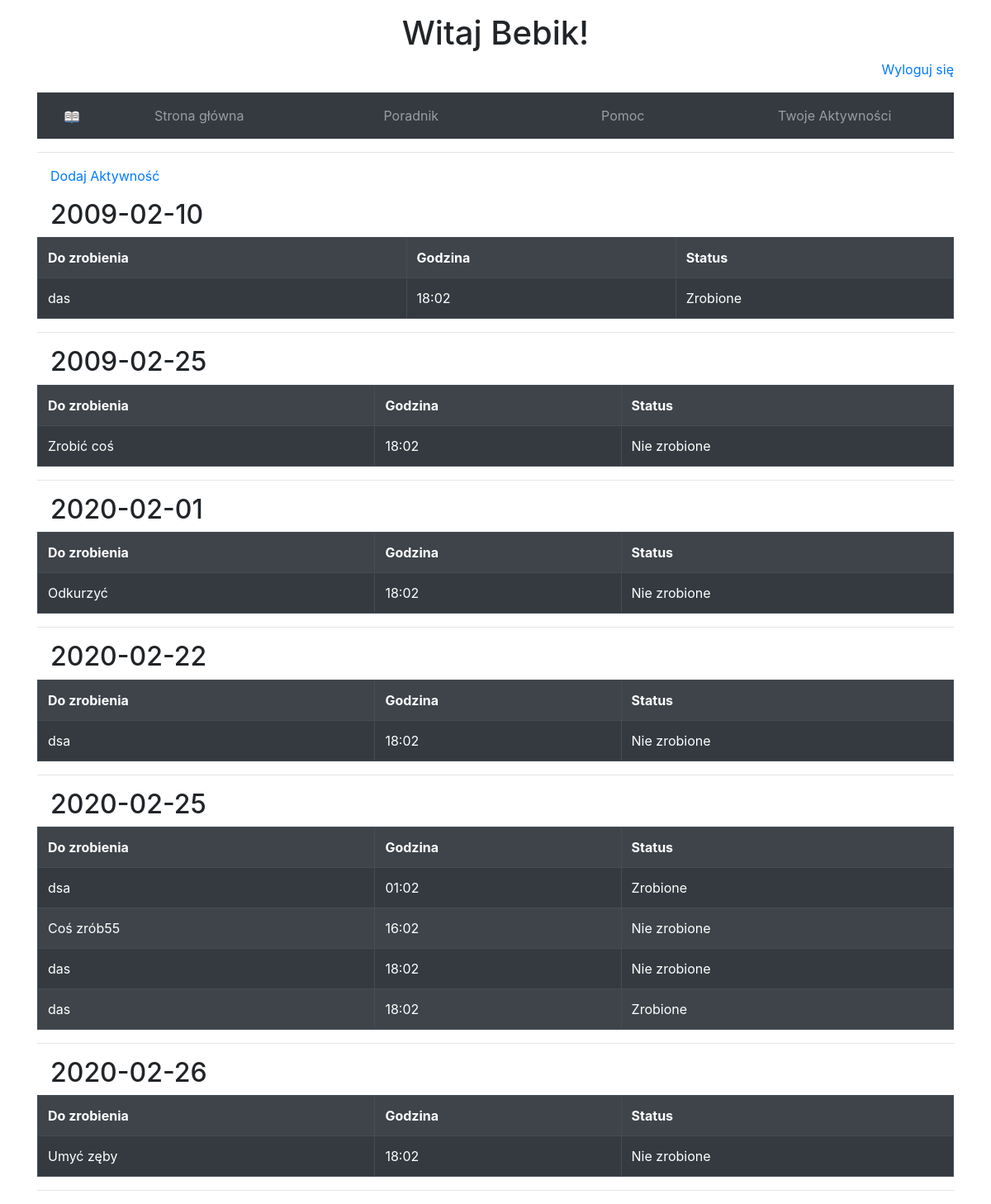
/activities/ (signed in), run on the app's committed database.
### activities/models.py (models this page shows, shortened)
class Activitie(models.Model):
    activitie = models.CharField(max_length=50)
    to_do_date = models.DateTimeField()
    is_done = models.BooleanField(default= False, blank=True)
    user = models.ForeignKey(User, on_delete=models.CASCADE)

### activities/views.py (the view)
# urls.py: path('', ActivityListView.as_view(), name='activitie'),
class ActivityListView(LoginRequiredMixin, ListView):
    login_url = '/login/'
    model = Activitie
    template_name = 'activitie.html'
    context_object_name = 'activities'
    ordering = ['to_do_date']
    def get_queryset(self):
        return super().get_queryset().filter(user=self.request.user)
    def get_context_data(self, **kwargs):
        context = super().get_context_data(**kwargs)
        grouped_activities = []
        current_date = None
        current_activities = []
        for activity in context['activities']:
            if activity.to_do_date.date() != current_date:
                if current_date is not None:
                    grouped_activities.append((current_date, current_activities))
                    current_activities = []
                current_date = activity.to_do_date.date()
            current_activities.append(activity)
        grouped_activities.append((current_date, current_activities))
        context['grouped_activities'] = grouped_activities
        return context

### activities/templates/activitie.html
{% extends 'base.html' %}
{% block content %}
    <div class="mb-3 ml-3">
        <a href="{% url 'activitie-add' %}">Dodaj Aktywność</a>
    </div>
    {% for activity_date, activities in grouped_activities %}
    <h2 class="mb-2 ml-3">
        {{ activity_date|date:'Y-m-d'}}
    </h2>
    <table class="table table-bordered table-hover table-dark table-striped">
        <tr>
            <th>Do zrobienia</th>
            <th>Godzina</th>
            <th>Status</th>
        {% for activity in activities %}
            <tr onclick="window.location='{% url "activity-detail" activity.id %}';">
                <td>
                    {{activity.activitie}}
                </td>
                <td>
                    {{activity.to_do_date|date:'H:m'}}
                </td>
                {%if activity.is_done%}
                    <td>
                        Zrobione
                    </td>
                {% else %}
                    <td>
                        Nie zrobione
                    </td>
                {% endif %}
            </tr>
        {% endfor %}
    </table>
    <hr>
    {% endfor %}
{% endblock %}

### users/templates/base.html (shortened to what this page needs)
{% load static %}
<!DOCTYPE html>
<html lang="en">
  <head>
    <link rel="stylesheet" href="https://stackpath.bootstrapcdn.com/bootstrap/4.4.1/css/bootstrap.min.css">
    <link rel="stylesheet" href="{% static 'users/style.css' %}">
  </head>
  <body>
    <div class="container">
      <div class="mt-3">
        <header>
          {% if not user.is_authenticated %}
            <h1 id="login-try">Spróbuj się zalogować!</h1>
          {% else %}
            <h1 id="login-try">Witaj {{ user.username }}!</h1>
          {% endif %}
          {% if user.is_authenticated %}
          <p class="login_menu">
            <a href="{% url 'logout' %}">Wyloguj się</a>
          </p>
          {% else %}
          <p class="login_menu">
            <a href="{% url 'login' %}">Zaloguj się</a> / <a href="{% url 'signup' %}">Signup</a>
          </p>
          {% endif %}
          <nav class="navbar navbar-dark nav-justified bg-dark">
            <a class="navbar-brand ml-3" href="{% url 'home' %}">
              <img src="{% static 'icon1.png' %}" alt="Rysuneczek" width=20px height=20px>
            </a>
            <ul class="navbar-nav">
              <li class="nav-item">
                <a class="nav-link" href="{% url 'home' %}">Strona główna</a>
              </li>
              <li class="nav-item">
                <a class="nav-link" href="#">Poradnik</a>
              </li>
              <li class="nav-item">
                <a class="nav-link" href="#">Pomoc</a>
              </li>
              <li class="nav-item">
                <a class="nav-link" href="{% url 'activitie' %}">Twoje Aktywności</a>
              </li>
            </ul>
          </nav>
          <hr>
        </header>
        <main>
          {% block content %}
          {% endblock %}
        </main>
      </div>
    </div>
  </body>
</html>

### users/static/users/style.css (style rules this page uses)
body { margin: 0; }
#login-try { text-align: center; }
.login_menu { text-align: right; }
td { cursor: pointer; }
.navbar-nav { display: contents; }

### data on the page
Activitie: to_do_date "2009-02-10", activitie "das", to_do_date "18:02", is_done "Zrobione"
Activitie: to_do_date "2009-02-25", activitie "Zrobić coś", to_do_date "18:02", is_done "Nie zrobione"
Activitie: to_do_date "2020-02-01", activitie "Odkurzyć", to_do_date "18:02", is_done "Nie zrobione"
Activitie: to_do_date "2020-02-22", activitie "dsa", to_do_date "18:02", is_done "Nie zrobione"
Activitie: to_do_date "2020-02-25", activitie "dsa", to_do_date "01:02", is_done "Zrobione"
Activitie: activitie "Coś zrób55", to_do_date "16:02", is_done "Nie zrobione"
Activitie: activitie "das", to_do_date "18:02", is_done "Nie zrobione"
Activitie: activitie "das", to_do_date "18:02", is_done "Zrobione"
Activitie: to_do_date "2020-02-26", activitie "Umyć zęby", to_do_date "18:02", is_done "Nie zrobione"

### other printed values
{{ user.username }} "Bebik"
